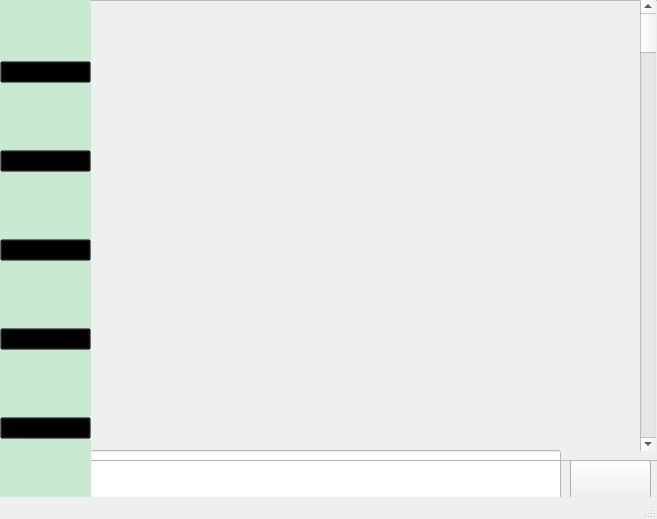
<?xml version="1.0" encoding="UTF-8"?>
<ui version="4.0">
 <class>Ejecucion</class>
 <widget class="QMainWindow" name="Ejecucion">
  <property name="geometry">
   <rect>
    <x>0</x>
    <y>0</y>
    <width>657</width>
    <height>519</height>
   </rect>
  </property>
  <property name="windowTitle">
   <string>MainWindow</string>
  </property>
  <widget class="QWidget" name="centralwidget">
   <widget class="QFrame" name="frame">
    <property name="geometry">
     <rect>
      <x>0</x>
      <y>0</y>
      <width>701</width>
      <height>601</height>
     </rect>
    </property>
    <property name="styleSheet">
     <string notr="true"/>
    </property>
    <property name="frameShape">
     <enum>QFrame::StyledPanel</enum>
    </property>
    <property name="frameShadow">
     <enum>QFrame::Raised</enum>
    </property>
    <widget class="QLineEdit" name="entrada">
     <property name="geometry">
      <rect>
       <x>90</x>
       <y>450</y>
       <width>471</width>
       <height>51</height>
      </rect>
     </property>
     <property name="styleSheet">
      <string notr="true">font: 15pt &quot;Fira Code&quot;;
background-color: rgb(255, 255, 255);</string>
     </property>
    </widget>
    <widget class="QPushButton" name="pushButton">
     <property name="geometry">
      <rect>
       <x>570</x>
       <y>460</y>
       <width>81</width>
       <height>41</height>
      </rect>
     </property>
     <property name="text">
      <string/>
     </property>
     <property name="icon">
      <iconset resource="../src/iconos.qrc">
       <normaloff>:/icons/icons/subir.png</normaloff>:/icons/icons/subir.png</iconset>
     </property>
     <property name="iconSize">
      <size>
       <width>30</width>
       <height>30</height>
      </size>
     </property>
    </widget>
    <widget class="QFrame" name="frame_2">
     <property name="geometry">
      <rect>
       <x>90</x>
       <y>0</y>
       <width>581</width>
       <height>461</height>
      </rect>
     </property>
     <property name="styleSheet">
      <string notr="true">background-image: url(:/fondos/fondos/fondo.jpg);
background-whidt: 300px;</string>
     </property>
     <property name="frameShape">
      <enum>QFrame::StyledPanel</enum>
     </property>
     <property name="frameShadow">
      <enum>QFrame::Raised</enum>
     </property>
     <widget class="QScrollBar" name="verticalScrollBar">
      <property name="geometry">
       <rect>
        <x>550</x>
        <y>0</y>
        <width>16</width>
        <height>451</height>
       </rect>
      </property>
      <property name="orientation">
       <enum>Qt::Vertical</enum>
      </property>
     </widget>
    </widget>
    <widget class="QFrame" name="frame_3">
     <property name="geometry">
      <rect>
       <x>0</x>
       <y>0</y>
       <width>91</width>
       <height>501</height>
      </rect>
     </property>
     <property name="styleSheet">
      <string notr="true">background-color: rgb(201, 233, 210);</string>
     </property>
     <property name="frameShape">
      <enum>QFrame::StyledPanel</enum>
     </property>
     <property name="frameShadow">
      <enum>QFrame::Raised</enum>
     </property>
     <widget class="QWidget" name="verticalLayoutWidget">
      <property name="geometry">
       <rect>
        <x>0</x>
        <y>0</y>
        <width>91</width>
        <height>501</height>
       </rect>
      </property>
      <layout class="QVBoxLayout" name="verticalLayout">
       <item>
        <widget class="QPushButton" name="btnCorrer">
         <property name="cursor">
          <cursorShape>OpenHandCursor</cursorShape>
         </property>
         <property name="styleSheet">
          <string notr="true">background-color: rgba(0,0,0,0);</string>
         </property>
         <property name="text">
          <string/>
         </property>
         <property name="icon">
          <iconset resource="../src/iconos.qrc">
           <normaloff>:/icons/icons/boton-de-play.png</normaloff>:/icons/icons/boton-de-play.png</iconset>
         </property>
         <property name="iconSize">
          <size>
           <width>50</width>
           <height>50</height>
          </size>
         </property>
        </widget>
       </item>
       <item>
        <widget class="QPushButton" name="btnParar">
         <property name="cursor">
          <cursorShape>OpenHandCursor</cursorShape>
         </property>
         <property name="styleSheet">
          <string notr="true">background-color: rgba(0,0,0,0);</string>
         </property>
         <property name="text">
          <string/>
         </property>
         <property name="icon">
          <iconset resource="../src/iconos.qrc">
           <normaloff>:/icons/icons/detener.png</normaloff>:/icons/icons/detener.png</iconset>
         </property>
         <property name="iconSize">
          <size>
           <width>50</width>
           <height>50</height>
          </size>
         </property>
        </widget>
       </item>
       <item>
        <widget class="QPushButton" name="btnAumentar">
         <property name="styleSheet">
          <string notr="true">background-color: rgba(0,0,0,0);</string>
         </property>
         <property name="text">
          <string/>
         </property>
         <property name="icon">
          <iconset resource="../src/iconos.qrc">
           <normaloff>:/icons/icons/acercarse.png</normaloff>:/icons/icons/acercarse.png</iconset>
         </property>
         <property name="iconSize">
          <size>
           <width>50</width>
           <height>50</height>
          </size>
         </property>
        </widget>
       </item>
       <item>
        <widget class="QPushButton" name="btnReducir">
         <property name="styleSheet">
          <string notr="true">background-color: rgba(0,0,0,0);</string>
         </property>
         <property name="text">
          <string/>
         </property>
         <property name="icon">
          <iconset resource="../src/iconos.qrc">
           <normaloff>:/icons/icons/alejar.png</normaloff>:/icons/icons/alejar.png</iconset>
         </property>
         <property name="iconSize">
          <size>
           <width>50</width>
           <height>50</height>
          </size>
         </property>
        </widget>
       </item>
       <item>
        <widget class="QPushButton" name="verCodigoJS">
         <property name="cursor">
          <cursorShape>OpenHandCursor</cursorShape>
         </property>
         <property name="styleSheet">
          <string notr="true">background-color: rgba(0,0,0,0);</string>
         </property>
         <property name="text">
          <string/>
         </property>
         <property name="icon">
          <iconset resource="../src/iconos.qrc">
           <normaloff>:/icons/icons/js.png</normaloff>:/icons/icons/js.png</iconset>
         </property>
         <property name="iconSize">
          <size>
           <width>50</width>
           <height>50</height>
          </size>
         </property>
        </widget>
       </item>
      </layout>
     </widget>
    </widget>
   </widget>
  </widget>
  <widget class="QStatusBar" name="statusbar"/>
 </widget>
 <resources>
  <include location="../src/iconos.qrc"/>
 </resources>
 <connections/>
</ui>
